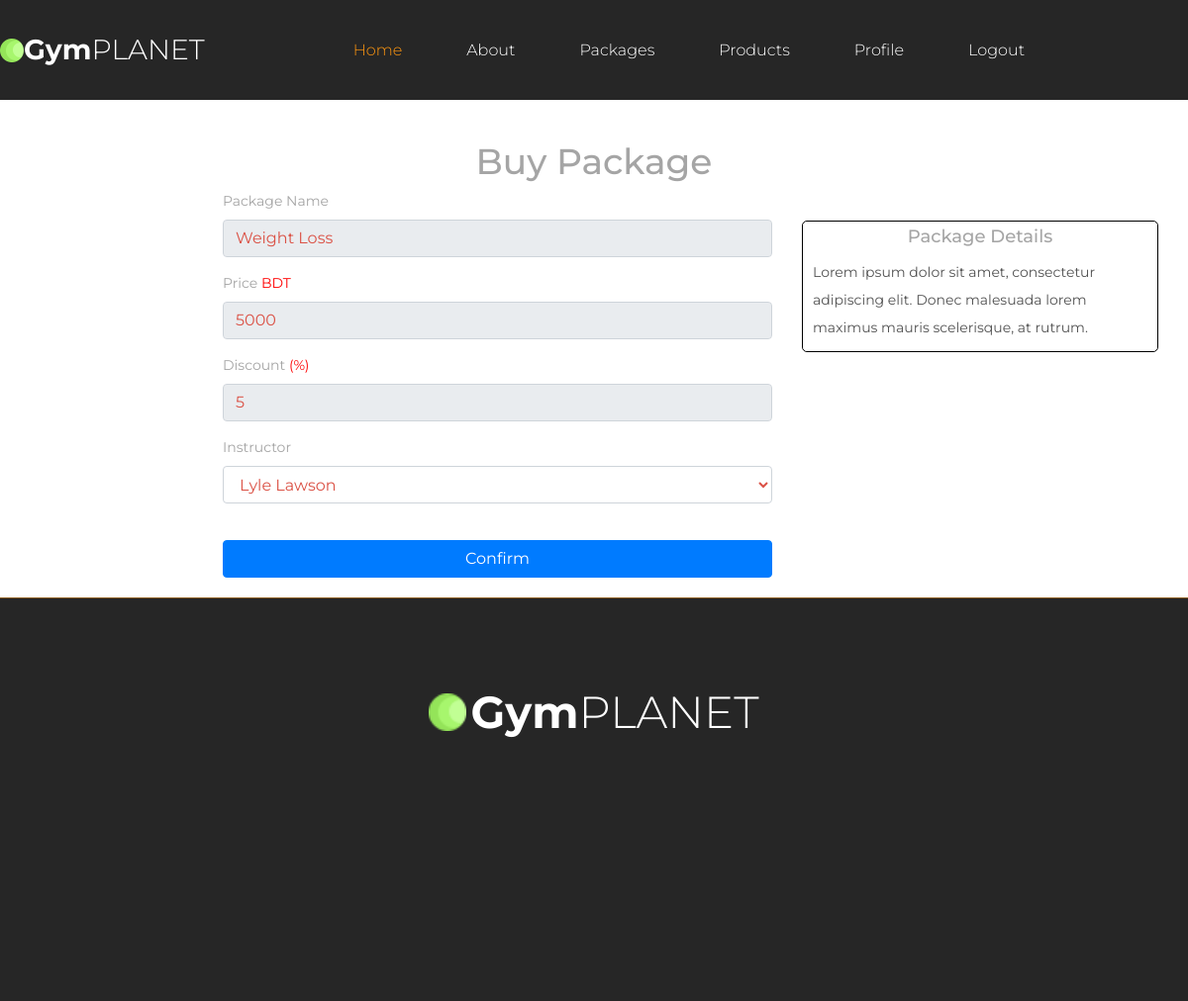
/applyPackage.php?package_id=14 (signed in), run on the app's committed database.
### tables this page shows
CREATE TABLE `package_table` (
  `package_id` int(20) NOT NULL,
  `pack_name` varchar(255) NOT NULL,
  `details` text NOT NULL,
  `image` varchar(255) NOT NULL,
  `month` varchar(255) NOT NULL,
  `price` int(25) NOT NULL,
  `discount` int(25) NOT NULL,
  `del_pack` tinyint(10) NOT NULL DEFAULT 0
);

### Classes/DB.php (called while the page is built, shortened)
<?php
class DB
{
    public function connect(){
        $this->conn = new mysqli("localhost","root","","gym");
        if ($this->conn->connect_error) {
          die("Connection failed: " . $this->conn->connect_error);
        }
        else{
            return $msg =  "connected";
        }
    }
}

### Classes/PackageClass.php (called while the page is built, shortened)
<?php
include_once 'db.php';
class PackageClass extends DB
{
    public function ShowSelectedpack($package_id){
        $qry = "SELECT * FROM package_table WHERE package_id='$package_id' AND del_pack=0";
        $result = $this->conn->query($qry);
        return $result;
    }
}

### Classes/EmployeeClass.php (called while the page is built, shortened)
<?php
include_once 'db.php';
class EmployeeClass extends DB
{
    public function trainer()
    {
        $qry = "SELECT * from employee_table where emp_job_status = 'Instructor'";
        $result = $this->conn->query($qry);
        return $result;
    }
}

### applyPackage.php (the view, shortened to what this page needs)
<?php
include 'layouts/header.php';
include 'layouts/nav.php';
if (isset($_GET['package_id'])) {
	$package_id = $_GET['package_id'];
}
?>
<br><br>
<div class="container" style="padding-top: 100px;">
	<h2 class="text-center">Buy Package</h2>
	<div class="row">
		<div class="col-md-2"></div>
		<div class="col-md-6">
			<?php
			$viewpack = $pack->ShowSelectedpack($package_id);
			$value = mysqli_fetch_array($viewpack);
			?>
			<form method="POST">
				<div class="form-group">
					<label>Package Name</label>
					<input type="text" readonly value="<?php echo $value['pack_name']; ?>" class="form-control" />
				</div>
				<div class="form-group">
					<label>Price <span style="color:red;">BDT</span></label>
					<input name="pack_price" type="text" readonly value="<?php echo $value['price']; ?>" class="form-control" />
				</div>
				<div class="form-group">
					<label>Discount <span style="color:red;">(%)</span></label>
					<input name="pack_discount" type="text" readonly value="<?php echo $value['discount']; ?>" class="form-control" />
				</div>
				<div class="form-group">
					<label>Instructor</label>
					<select name="trainer" id="" class="form-control">
						<?php
						$data = $emp->trainer();
						foreach ($data as $key => $values) {
						?>
							<option value="<?php echo $values['emp_id']; ?>">
								<?php
								echo $values['emp_name'];
								?>
							</option>
						<?php } ?>
					</select>
				</div>
				<br>
				<div class="form-group">
					<button style="float:left;" type="submit" class="btn btn-primary btn-block">Confirm</button>
				</div>
				<br><br>
			</form>
		</div>
		<div class="col-md-4">
			<div style="border: 1px solid black; border-radius: 5px;margin-top: 30px;">
				<h4 style="text-align: center;margin-top: 5px;">Package Details</h4>
				<p style="margin: 10px;"><?php echo $value['details']; ?></p>
			</div>
		</div>
	</div>
</div>
<?php include 'layouts/footer.php'; ?>

### styles/about.css (style rules this page uses)
* { margin: 0; padding: 0; -webkit-font-smoothing: antialiased; -webkit-text-shadow: rgba(0,0,0,.01) 0 0 1px; text-shadow: rgba(0,0,0,.01) 0 0 1px; }
body { font-family: 'Montserrat', sans-serif; font-size: 14px; font-weight: 400; background: #FFFFFF; color: #a5a5a5; }
div { display: block; position: relative; -webkit-box-sizing: border-box; -moz-box-sizing: border-box; box-sizing: border-box; }
p { font-family: 'Montserrat', sans-serif; font-size: 14px; line-height: 2; font-weight: 400; color: #535353; -webkit-font-smoothing: antialiased; -webkit-text-shadow: rgba(0,0,0,.01) 0 0 1px; text-shadow: rgba(0,0,0,.01) 0 0 1px; }
p:last-of-type { margin-bottom: 0; }
h2 { font-size: 36px; }
h4 { font-size: 18px; }
h1, h2, h3, h4, h5, h6 { font-family: 'Montserrat', sans-serif; -webkit-font-smoothing: antialiased; -webkit-text-shadow: rgba(0,0,0,.01) 0 0 1px; text-shadow: rgba(0,0,0,.01) 0 0 1px; line-height: 1.2; }
.form-control { color: #db5246; }

### styles/profile.css (style rules this page uses)
* { margin: 0; padding: 0; -webkit-font-smoothing: antialiased; -webkit-text-shadow: rgba(0,0,0,.01) 0 0 1px; text-shadow: rgba(0,0,0,.01) 0 0 1px; }
body { font-family: 'Montserrat', sans-serif; font-size: 14px; font-weight: 400; background: #FFFFFF; color: #a5a5a5; }
div { display: block; position: relative; -webkit-box-sizing: border-box; -moz-box-sizing: border-box; box-sizing: border-box; }
p { font-family: 'Montserrat', sans-serif; font-size: 14px; line-height: 2; font-weight: 400; color: #535353; -webkit-font-smoothing: antialiased; -webkit-text-shadow: rgba(0,0,0,.01) 0 0 1px; text-shadow: rgba(0,0,0,.01) 0 0 1px; }
p:last-of-type { margin-bottom: 0; }
h2 { font-size: 36px; }
h4 { font-size: 18px; }
h1, h2, h3, h4, h5, h6 { font-family: 'Montserrat', sans-serif; -webkit-font-smoothing: antialiased; -webkit-text-shadow: rgba(0,0,0,.01) 0 0 1px; text-shadow: rgba(0,0,0,.01) 0 0 1px; line-height: 1.2; }
.form-control { color: #db5246; }

### styles/services.css (style rules this page uses)
* { margin: 0; padding: 0; -webkit-font-smoothing: antialiased; -webkit-text-shadow: rgba(0,0,0,.01) 0 0 1px; text-shadow: rgba(0,0,0,.01) 0 0 1px; }
body { font-family: 'Montserrat', sans-serif; font-size: 14px; font-weight: 400; background: #FFFFFF; color: #a5a5a5; }
div { display: block; position: relative; -webkit-box-sizing: border-box; -moz-box-sizing: border-box; box-sizing: border-box; }
p { font-family: 'Montserrat', sans-serif; font-size: 14px; line-height: 2; font-weight: 400; color: #535353; -webkit-font-smoothing: antialiased; -webkit-text-shadow: rgba(0,0,0,.01) 0 0 1px; text-shadow: rgba(0,0,0,.01) 0 0 1px; }
p:last-of-type { margin-bottom: 0; }
h2 { font-size: 36px; }
h4 { font-size: 18px; }
h1, h2, h3, h4, h5, h6 { font-family: 'Montserrat', sans-serif; -webkit-font-smoothing: antialiased; -webkit-text-shadow: rgba(0,0,0,.01) 0 0 1px; text-shadow: rgba(0,0,0,.01) 0 0 1px; line-height: 1.2; }
.form-control { color: #db5246; }

### styles/main_styles.css (style rules this page uses)
* { margin: 0; padding: 0; -webkit-font-smoothing: antialiased; -webkit-text-shadow: rgba(0,0,0,.01) 0 0 1px; text-shadow: rgba(0,0,0,.01) 0 0 1px; }
body { font-family: 'Montserrat', sans-serif; font-size: 14px; font-weight: 400; background: #FFFFFF; color: #a5a5a5; }
div { display: block; position: relative; -webkit-box-sizing: border-box; -moz-box-sizing: border-box; box-sizing: border-box; }
p { font-family: 'Montserrat', sans-serif; font-size: 14px; line-height: 2; font-weight: 400; color: #535353; -webkit-font-smoothing: antialiased; -webkit-text-shadow: rgba(0,0,0,.01) 0 0 1px; text-shadow: rgba(0,0,0,.01) 0 0 1px; }
p:last-of-type { margin-bottom: 0; }
h2 { font-size: 36px; }
h4 { font-size: 18px; }
h1, h2, h3, h4, h5, h6 { font-family: 'Montserrat', sans-serif; -webkit-font-smoothing: antialiased; -webkit-text-shadow: rgba(0,0,0,.01) 0 0 1px; text-shadow: rgba(0,0,0,.01) 0 0 1px; line-height: 1.2; }
.form-control { color: #db5246; }

### applyPackage.php (style rules this page uses)
* { box-sizing: border-box; }

### data on the page
package_table: pack_name "Weight Loss", pack_price "5000", pack_discount "5", details "Lorem ipsum dolor sit amet, consectetur adipiscing elit. Donec malesuada lorem maximus mauris scelerisque, at rutrum."

### other printed values
form field trainer "Lyle Lawson"
